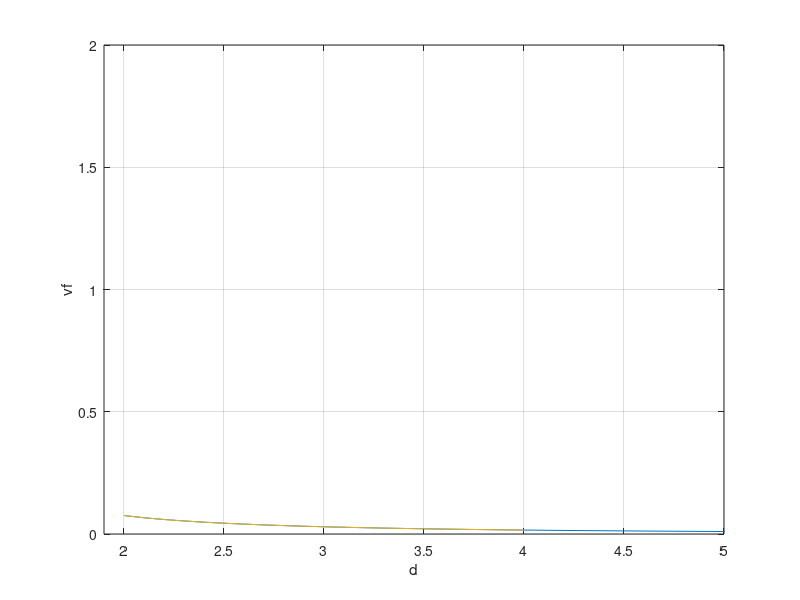

Write MATLAB code to recreate this figure. (Note: this script raises an error after producing the figure.)
clc; clear; close all;

inp_file = "viewfactor_result.dat";
out_file = "Radiation_InitVF_Prefs.txt";

%% ------------------------------------------------------------------------
% 公式1
d = 2:0.1:8;
vf = zeros(1,length(d));

fun1 = @(c, d) (2.*c - sin(2.*c)) ./ sqrt(d.*d - 4.*cos(c).*cos(c)) .* sin(2.*c);
fun2 = @(c, d) sqrt(1 - 4/d/d .* cos(c).^2) .* sin(c).^2;

for i = 1:length(d)
    if d(i) < 2
        q = integral(@(ita) fun1(ita, d(i)), acos(d(i)^2/4), pi/2);
        vf(i) = 4/(2+d(i)) * q / (d(i)*pi) + d(i)^2/16*(d(i)-2);
    else
        q = integral(@(ita) fun1(ita, d(i)), 0, pi/2);
        vf(i) = q / (d(i)*pi);
    end
end


figure
plot(d, vf, LineWidth=2)
xlabel 'd'
ylabel 'vf'
xlim([1.9 5])
grid on
hold on


%% ------------------------------------------------------------------------
% 公式2
d = 2:0.1:4;
vf = zeros(1,length(d));

for i = 1:length(d)
    q = integral(@(c) fun2(c, d(i)), 0, pi/2);
    vf(i) = 0.5 - 2/pi*q;
end

plot(d, vf, LineWidth=2)
hold on


%% ------------------------------------------------------------------------
data = importdata(inp_file);
data = data.data(data.data(:,2) > 0, :);

% vf_voro = data(:, 5);
vf_voro = data(:, 4);
d_voro  = data(:,3)./0.03;

vf_max = 0.5 - 2/pi*integral(@(c) fun2(c, 2), 0, pi/2);

for i=1:length(d_voro)
    if (d_voro(i) <= 2.0)
        vf_voro(i) = min(vf_voro(i), vf_max);
    elseif (d_voro(i) >= 3)
        vf_voro(i) = 0;
    else
        q = integral(@(c) fun2(c, d_voro(i)), 0, pi/2);
        tmp_vf = 0.5 - 2/pi*q;

        if (vf_voro(i) > tmp_vf)
            vf_voro(i) = 0;
        end
%         vf_voro(i) = min(vf_voro(i), tmp_vf);
    end
end


scatter(d_voro, vf_voro, Marker="+", MarkerEdgeColor="Black")


fileID = fopen(out_file, "w");
fprintf(fileID, "%d\n", length(d_voro));
for i=1:length(d_voro)
%     disp(d_voro);
    if (data(i,1) < data(i,2))
        fprintf(fileID, "%d %d %.18f %.18f\n", data(i, 1), data(i, 2), vf_voro(i), d_voro(i));
%         fprintf(fileID, "%d %d %.18f\n", data(i, 1), data(i, 2), vf_voro(i));
    else
        fprintf(fileID, "%d %d %.18f %.18f\n", data(i, 2), data(i, 1), vf_voro(i), d_voro(i));
%         fprintf(fileID, "%d %d %.18f\n", data(i, 2), data(i, 1), vf_voro(i));
    end
end
fclose(fileID);


%--------------------------
figure
histogram(vf_voro)
title('void fraction')

%--------------------------
disp(['max distance: ' num2str(max(d_voro))]);

figure
histogram(d_voro)
title('distance')


